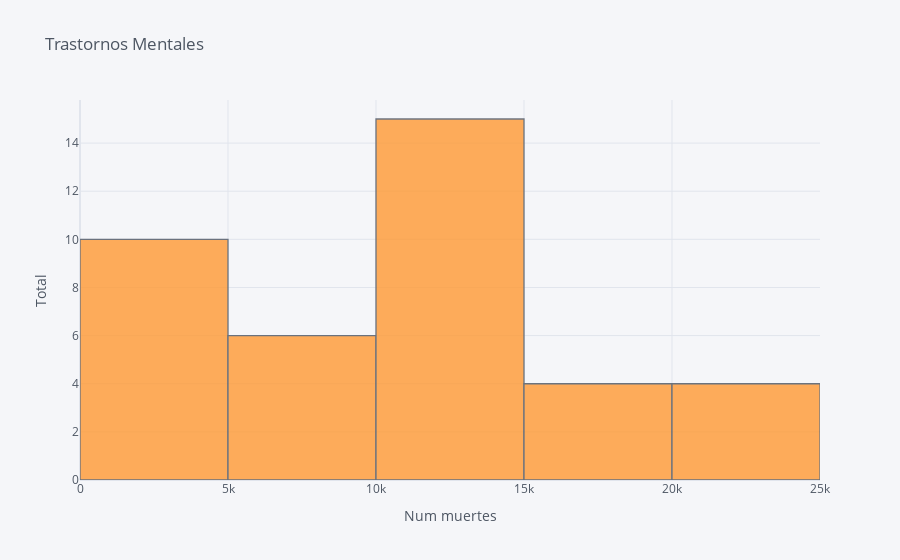

Notebook code for this chart:
### Markdown cell above
## ...and finally, show me some insights with Plotly!!!

### Code cell
# Cufflinks histogram

dataset_todos_trastornos_mentales = mod.row_filter(deaths_mentales, 'Sexo', ['Total'])
dataset_todos_trastornos_mentales= mod.row_filter(dataset_todos_trastornos_mentales, 'Edad', ['Todas las edades'])
dataset_todos_trastornos_mentales = mod.row_filter(dataset_todos_trastornos_mentales, 'cause_group', ['Multiple causes'])
dataset_todos_trastornos_mentales.head()

dataset_column=dataset_todos_trastornos_mentales.Total

dataset_column.iplot(kind='hist',
                     title='Trastornos Mentales',
                     yTitle='Total',
                     xTitle='Num muertes')

### Figure 1 — Plotly figure (JSON) as saved in the notebook; plotly's stock layout.template omitted (floating-point values rounded to 4 significant figures)
{"data": [{"histfunc": "count", "histnorm": "", "marker": {"color": "rgba(255, 153, 51, 1.0)", "line": {"color": "#4D5663", "width": 1.3}}, "name": "Total", "opacity": 0.8, "orientation": "v", "type": "histogram", "x": [22376, 21722, 21333, 20980, 18706, 17145, 16977, 15276, 14821, 14456, 13072, 13040, 12539, 12310, 12107, 11878, 11796, 11682, 11520, 11346, 11149, 10795, 10230, 9393, 8479, 7494, 6802, 6476, 5443, 4404, 3495, 3034, 2474, 2082, 1697, 1486, 985, 968, 900]}], "layout": {"barmode": "overlay", "legend": {"bgcolor": "#F5F6F9", "font": {"color": "#4D5663"}}, "paper_bgcolor": "#F5F6F9", "plot_bgcolor": "#F5F6F9", "title": {"font": {"color": "#4D5663"}, "text": "Trastornos Mentales"}, "xaxis": {"gridcolor": "#E1E5ED", "showgrid": true, "tickfont": {"color": "#4D5663"}, "title": {"font": {"color": "#4D5663"}, "text": "Num muertes"}, "zerolinecolor": "#E1E5ED"}, "yaxis": {"gridcolor": "#E1E5ED", "showgrid": true, "tickfont": {"color": "#4D5663"}, "title": {"font": {"color": "#4D5663"}, "text": "Total"}, "zerolinecolor": "#E1E5ED"}}}
